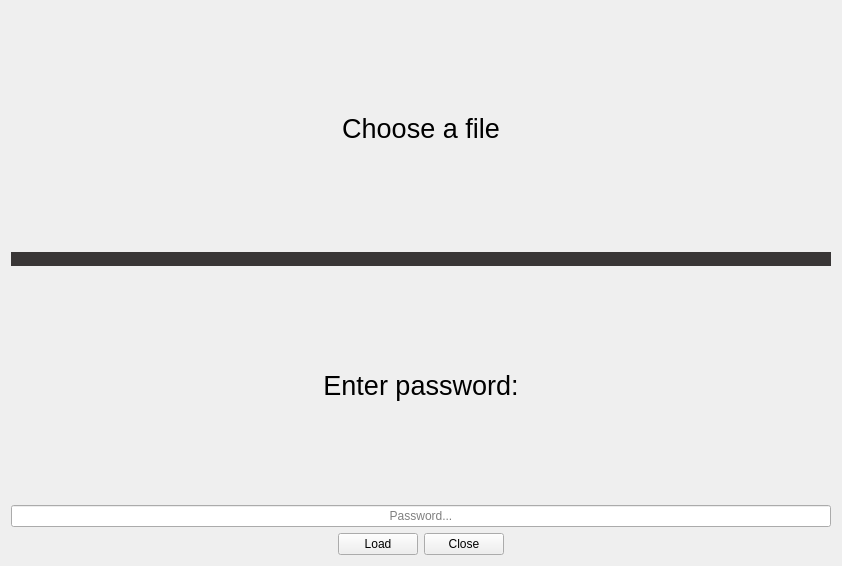
<?xml version="1.0" encoding="UTF-8"?>
<ui version="4.0">
 <class>LoaderPasswords</class>
 <widget class="QDialog" name="LoaderPasswords">
  <property name="geometry">
   <rect>
    <x>0</x>
    <y>0</y>
    <width>842</width>
    <height>566</height>
   </rect>
  </property>
  <property name="windowTitle">
   <string>Dialog</string>
  </property>
  <layout class="QGridLayout" name="gridLayout">
   <item row="0" column="0">
    <layout class="QVBoxLayout" name="verticalLayout_3">
     <item>
      <layout class="QVBoxLayout" name="verticalLayout_2">
       <item>
        <widget class="QLabel" name="chooseFileLabel">
         <property name="font">
          <font>
           <pointsize>20</pointsize>
          </font>
         </property>
         <property name="text">
          <string>Choose a file</string>
         </property>
         <property name="alignment">
          <set>Qt::AlignmentFlag::AlignCenter</set>
         </property>
        </widget>
       </item>
       <item>
        <widget class="QPushButton" name="chooseFileButton">
         <property name="styleSheet">
          <string notr="true">border: none;
color: white;
background-color: #393636;
border-radius: 15%;</string>
         </property>
         <property name="text">
          <string/>
         </property>
        </widget>
       </item>
      </layout>
     </item>
     <item>
      <layout class="QVBoxLayout" name="verticalLayout">
       <item>
        <widget class="QLabel" name="passwordLabel">
         <property name="font">
          <font>
           <pointsize>20</pointsize>
          </font>
         </property>
         <property name="text">
          <string>Enter password:</string>
         </property>
         <property name="alignment">
          <set>Qt::AlignmentFlag::AlignCenter</set>
         </property>
        </widget>
       </item>
       <item>
        <widget class="QLineEdit" name="passwordEdit">
         <property name="text">
          <string/>
         </property>
         <property name="alignment">
          <set>Qt::AlignmentFlag::AlignCenter</set>
         </property>
         <property name="placeholderText">
          <string>Password...</string>
         </property>
        </widget>
       </item>
      </layout>
     </item>
     <item>
      <layout class="QHBoxLayout" name="horizontalLayout">
       <item>
        <spacer name="horizontalSpacer">
         <property name="orientation">
          <enum>Qt::Orientation::Horizontal</enum>
         </property>
         <property name="sizeHint" stdset="0">
          <size>
           <width>40</width>
           <height>20</height>
          </size>
         </property>
        </spacer>
       </item>
       <item>
        <widget class="QPushButton" name="loadButton">
         <property name="text">
          <string>Load</string>
         </property>
        </widget>
       </item>
       <item>
        <widget class="QPushButton" name="pushButton_2">
         <property name="text">
          <string>Close</string>
         </property>
        </widget>
       </item>
       <item>
        <spacer name="horizontalSpacer_2">
         <property name="orientation">
          <enum>Qt::Orientation::Horizontal</enum>
         </property>
         <property name="sizeHint" stdset="0">
          <size>
           <width>40</width>
           <height>20</height>
          </size>
         </property>
        </spacer>
       </item>
      </layout>
     </item>
    </layout>
   </item>
  </layout>
 </widget>
 <resources/>
 <connections/>
</ui>
